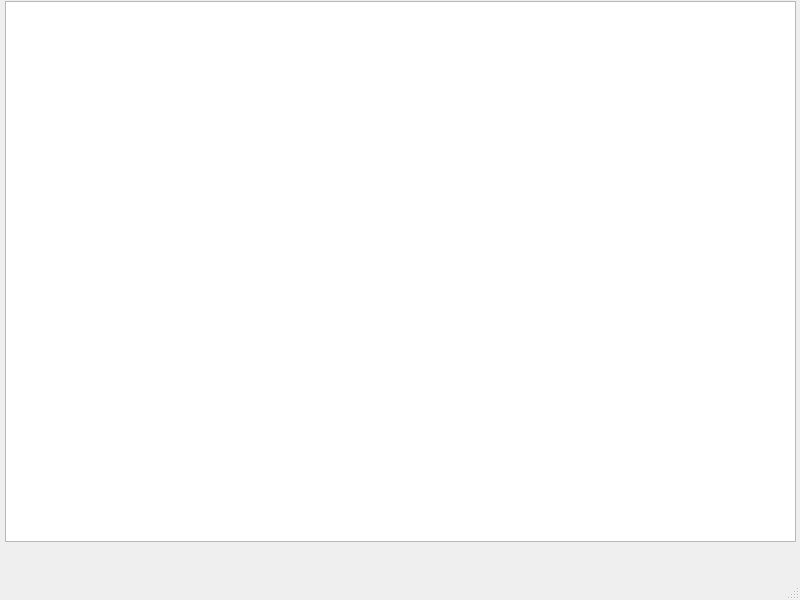
<?xml version="1.0" encoding="UTF-8"?>
<ui version="4.0">
 <class>MainWindow</class>
 <widget class="QMainWindow" name="MainWindow">
  <property name="geometry">
   <rect>
    <x>0</x>
    <y>0</y>
    <width>800</width>
    <height>600</height>
   </rect>
  </property>
  <property name="windowTitle">
   <string>MainWindow</string>
  </property>
  <widget class="QWidget" name="centralwidget">
   <widget class="QGraphicsView" name="graphicsView">
    <property name="geometry">
     <rect>
      <x>5</x>
      <y>1</y>
      <width>791</width>
      <height>541</height>
     </rect>
    </property>
   </widget>
  </widget>
  <widget class="QMenuBar" name="menubar">
   <property name="geometry">
    <rect>
     <x>0</x>
     <y>0</y>
     <width>800</width>
     <height>25</height>
    </rect>
   </property>
  </widget>
  <widget class="QStatusBar" name="statusbar"/>
 </widget>
 <resources/>
 <connections/>
</ui>
